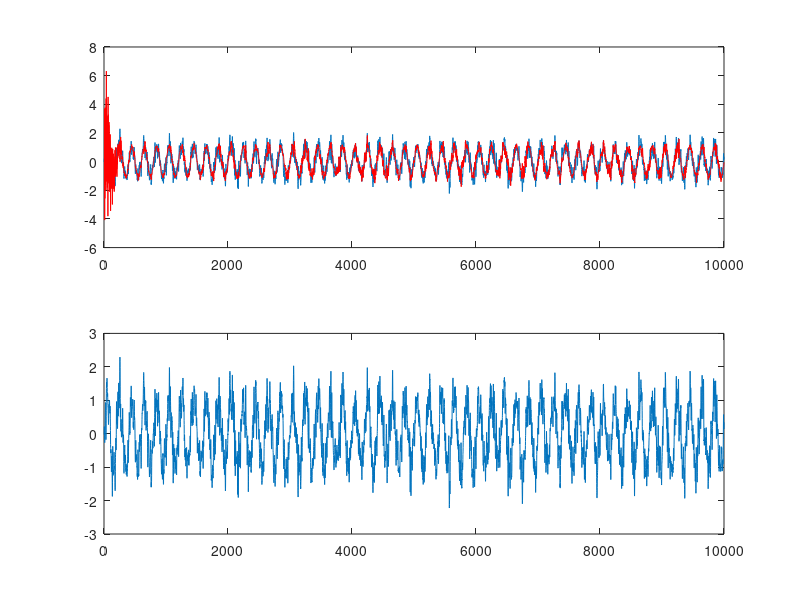
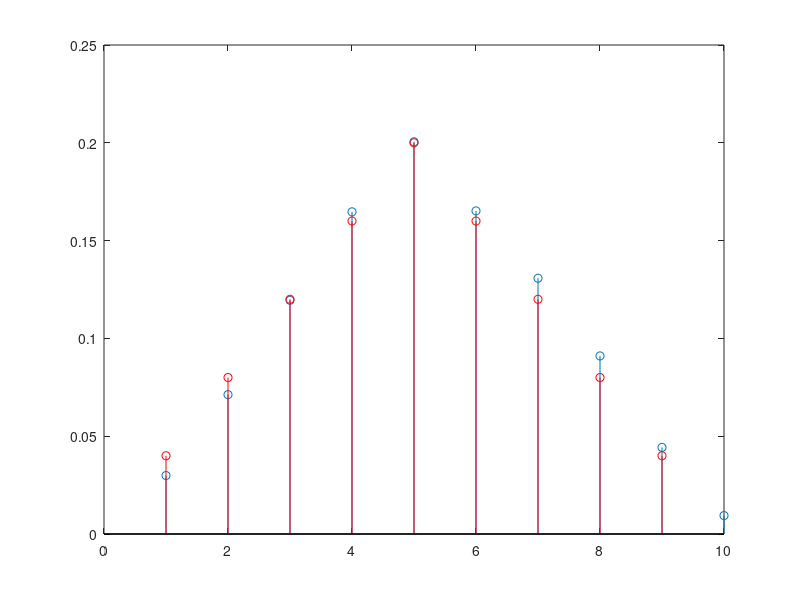

MATLAB code to generate these figures, in order:
clear all
u=randn(1,10000);
M=10;
t=0:0.001:10-0.001;
s=sin(2*pi*5*t);
filtro=[1 2 3 4 5 4 3 2 1]/25;
v1=filter(filtro,1,u);
d=s+v1(1:length(s));
w(M,:)=randn(1,M);
for k=M:10000
    y(k)=w(k,:)*u(k:-1:k-M+1)';
    e(k)=d(k)-y(k);
    w(k+1,:)=w(k,:)+0.015*u(k:-1:k-M+1)*e(k);
end
close all

figure;subplot(2,1,1);plot(d);hold on;plot(e,'r-')
subplot(2,1,2);plot(d)
figure;stem(w(end,:));hold on;stem(filtro,'r-')